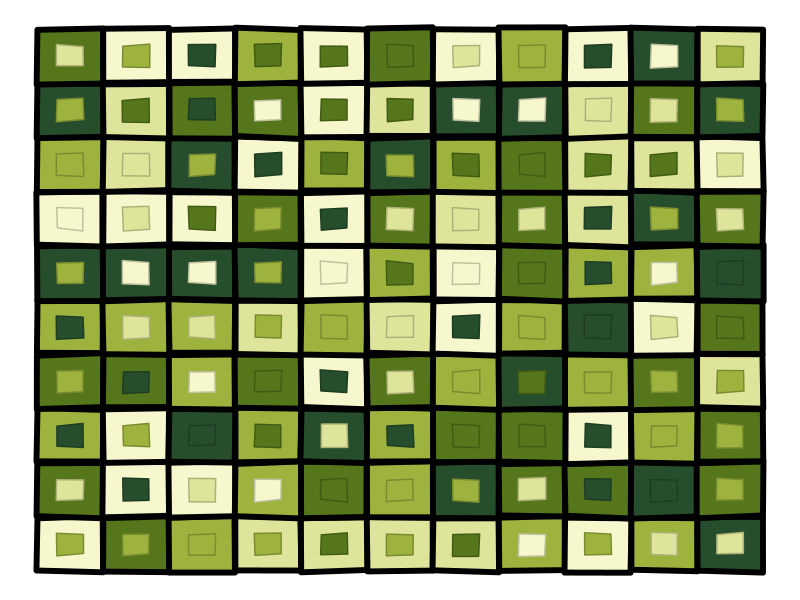

Recreate this plot in R.
#====== Day 7 of 25 Days of Rtistry - Monochrome======#

# Library Load In====
library(tidyverse)

# Making the green monochrome color palette====
color_pal <-c("#264e2c","#55761a","#9db33e", "#dfe49b", "#f6f7cd")

# Function to make the grid of squares====
grid_maker <- function(rows,cols,color_pal){
  
  base <- tibble(x = c(0,1,1,0),
                 y = c(0,0,1,1))
  row <- list()
  col <- list()
  
  for(i in seq_along(1:rows)){
    row[[i]] <- base %>%
      mutate(x = x + i)
  }
  
  row <- bind_rows(base,row)
  
  for(i in seq_along(1:cols)){
    col[[i]] <- row %>%
      mutate(y = y + i)
  }
  
  grid_squares <- (bind_rows(col))
  
  group_total <- nrow(grid_squares)/4
  
  colors_pal <- sample(color_pal,group_total, replace = TRUE)
  
  grid_squares <- grid_squares %>%
    mutate(group = rep(1:group_total, each = 4),
           fill = rep(colors_pal,each = 4))
  
  return(grid_squares)
  
}


# Function to make the internal grid of squares====
inside_grid_maker <- function(rows,cols,color_pal){
  
  base <- tibble(x = c(.3,.7,.7,.3),
                 y = c(.3,.3,.7,.7))
  row <- list()
  col <- list()
  
  for(i in seq_along(1:rows)){
    row[[i]] <- base %>%
      mutate(x = x + i)
  }
  
  row <- bind_rows(base,row)
  
  for(i in seq_along(1:cols)){
    col[[i]] <- row %>%
      mutate(y = y + i)
  }
  
  grid_squares <- (bind_rows(col))
  
  group_total <- nrow(grid_squares)/4
  
  colors_pal <- sample(color_pal,group_total, replace = TRUE)
  
  grid_squares <- grid_squares %>%
    mutate(group = rep(1:group_total, each = 4),
           fill = rep(colors_pal,each = 4)) %>%
    rowwise() %>%
    mutate(color =  colorRampPalette(c(fill,"#000000"))(10)[3])
  
  return(grid_squares)
  
}

# Using the functions to amke the data====
grid_squares <- grid_maker(10,10,color_pal) 
inside_grid <- inside_grid_maker(10,10,color_pal)

# Final Image
grid_squares %>%
  ggplot(aes(x=x,y=y, group = group))+
  theme_void()+
  geom_polygon(fill = grid_squares$fill, color = "#000000", size = 2, position = position_jitter(width = .01, height = .03))+
  geom_polygon(data = inside_grid, fill = inside_grid$fill, color = inside_grid$color, position = position_jitter(width = .01, height = .03))
